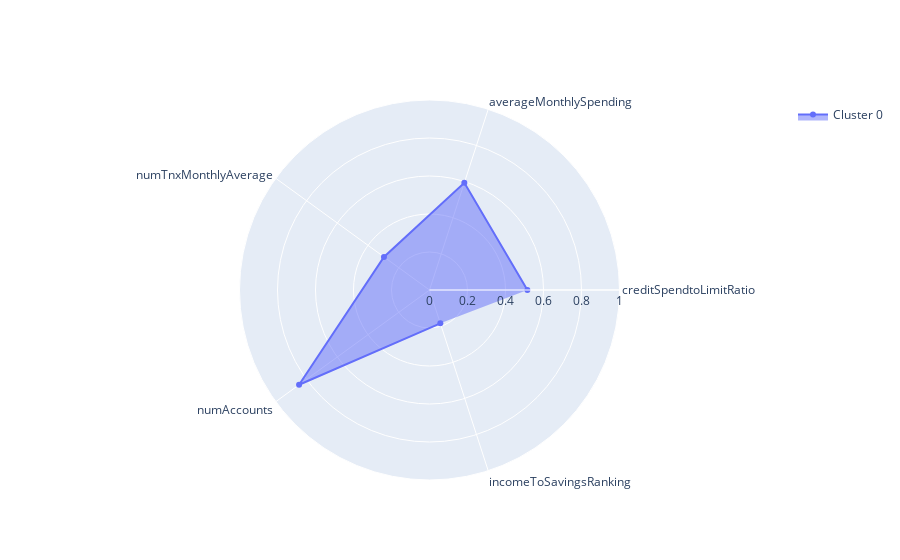
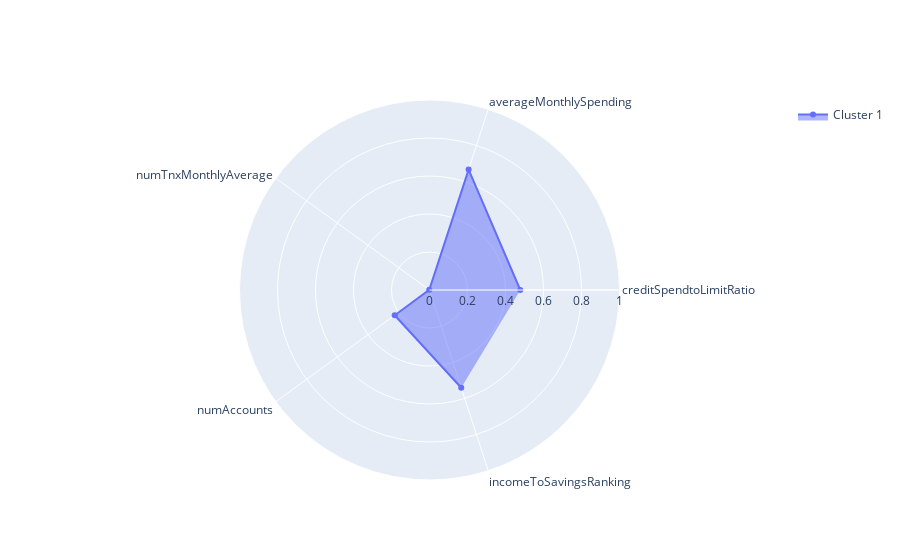
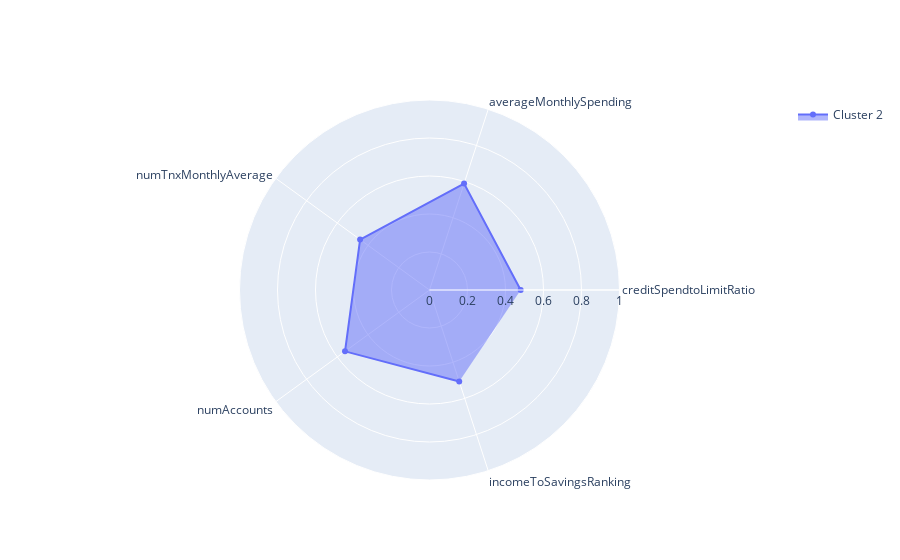
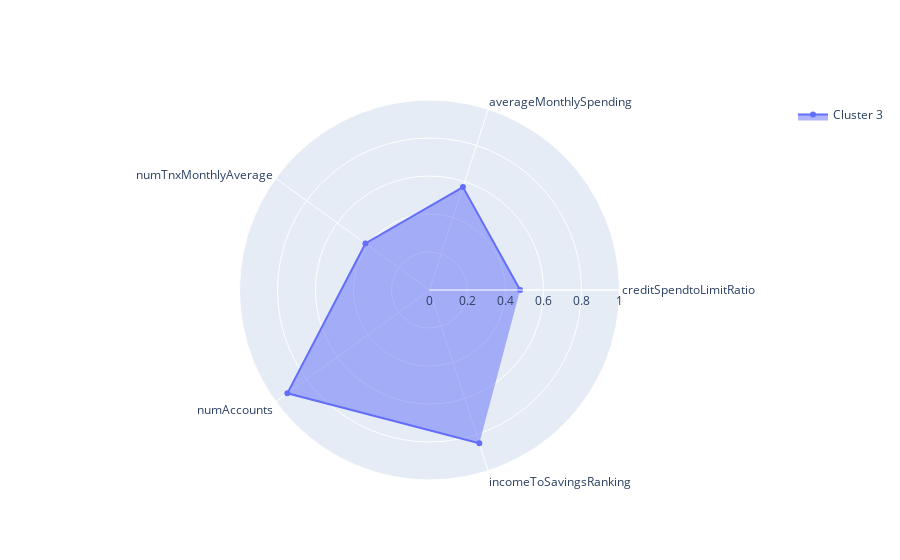

These figures' notebook cell, in order:
### Code cell
import plotly.graph_objects as go

for i, cluster in enumerate(cluster_means):
    
    columns = list(cluster.index)
    fig = go.Figure()

    fig.add_trace(go.Scatterpolar(
          r=list(cluster.values),
          theta=columns,
          fill='toself',
          name='Cluster ' + str(i)
    ))


    fig.update_layout(
      polar=dict(
        radialaxis=dict(
          visible=True,
          range=[0, 1]
        )),
      showlegend=True
    )

    fig.show()

### Figure 1 — Plotly figure (JSON) as saved in the notebook; plotly's stock layout.template omitted (floating-point values rounded to 4 significant figures)
{"data": [{"fill": "toself", "name": "Cluster 0", "r": [0.5152, 0.5933, 0.2963, 0.8486, 0.1846], "theta": ["creditSpendtoLimitRatio", "averageMonthlySpending", "numTnxMonthlyAverage", "numAccounts", "incomeToSavingsRanking"], "type": "scatterpolar"}], "layout": {"polar": {"radialaxis": {"range": [0, 1], "visible": true}}, "showlegend": true}}

### Figure 2 — Plotly figure (JSON) as saved in the notebook; plotly's stock layout.template omitted (floating-point values rounded to 4 significant figures)
{"data": [{"fill": "toself", "name": "Cluster 1", "r": [0.4778, 0.6664, 0.001481, 0.2263, 0.5408], "theta": ["creditSpendtoLimitRatio", "averageMonthlySpending", "numTnxMonthlyAverage", "numAccounts", "incomeToSavingsRanking"], "type": "scatterpolar"}], "layout": {"polar": {"radialaxis": {"range": [0, 1], "visible": true}}, "showlegend": true}}

### Figure 3 — Plotly figure (JSON) as saved in the notebook; plotly's stock layout.template omitted (floating-point values rounded to 4 significant figures)
{"data": [{"fill": "toself", "name": "Cluster 2", "r": [0.4798, 0.589, 0.4516, 0.5495, 0.5062], "theta": ["creditSpendtoLimitRatio", "averageMonthlySpending", "numTnxMonthlyAverage", "numAccounts", "incomeToSavingsRanking"], "type": "scatterpolar"}], "layout": {"polar": {"radialaxis": {"range": [0, 1], "visible": true}}, "showlegend": true}}

### Figure 4 — Plotly figure (JSON) as saved in the notebook; plotly's stock layout.template omitted (floating-point values rounded to 4 significant figures)
{"data": [{"fill": "toself", "name": "Cluster 3", "r": [0.4769, 0.5695, 0.4168, 0.9246, 0.8485], "theta": ["creditSpendtoLimitRatio", "averageMonthlySpending", "numTnxMonthlyAverage", "numAccounts", "incomeToSavingsRanking"], "type": "scatterpolar"}], "layout": {"polar": {"radialaxis": {"range": [0, 1], "visible": true}}, "showlegend": true}}
